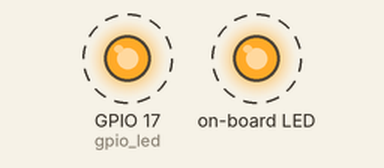
Recording of a program running on a simulated Raspberry Pi (BCM pin numbers). On the bench: output pins drawn as LEDs (lit = HIGH). Dashed ring = blinking. The clock reads 2024-03-15 10:24:30 at power-on unless the program sets it; what the program prints to the terminal is not drawn.

Above: at 0.2 s.
Timing chart, 0 to 3.0 s (numbered marks = the images above):
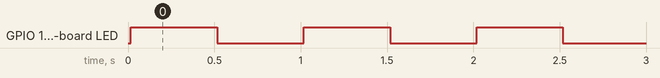

Measured:
- by itself, GPIO 17 (gpio_led), on-board LED: alternates HIGH for 0.50 s and LOW for 0.50 s

The program:

led_indicator.py
```python
#!/usr/bin/env python3
"""
══════════════════════════════════════════════════════════════════════════════
Contrôleur d'Indicateur Lumineux (LED) pour Raspberry Pi 5 (Alta-Box)
══════════════════════════════════════════════════════════════════════════════

Comportement lumineux officiel :
1. Démarrage / Recherche de connexion : Clignotement lent (1 Hz).
2. Connexion établie avec le serveur AWS (api.alterniamali.com) :
   Lumière stable / pulsation fixe confirmant la liaison Cloud active.
3. Interactions élèves (connexion au Wi-Fi, requêtes, questions posées, audio) :
   Clignotement ultra-rapide et ininterrompu ("sans cesse") pendant toute l'activité !

Supporte :
- La LED d'activité native du Raspberry Pi 5 (/sys/class/leds/ACT/ ou pwr_led)
- Une LED d'état externe optionnelle connectée sur GPIO (par défaut GPIO 17)
"""

import os
import sys
import time
import threading
from pathlib import Path

# Chemins système LED sur Raspberry Pi OS Bookworm
ACT_LED_PATH = Path("/sys/class/leds/ACT")
PWR_LED_PATH = Path("/sys/class/leds/PWR")

# Fichier drapeau indiquant une interaction élève en cours
ACTIVITY_FLAG = Path("/tmp/alta_activity.flag")
SERVER_STATUS_FLAG = Path("/tmp/alta_server_connected.flag")

# Broche GPIO optionnelle pour LED externe (si branchée)
EXTERNAL_LED_PIN = 17
gpio_available = False
gpio_led = None

try:
    import gpiod  # type: ignore
    # Utilisation de libgpiod (standard officiel Pi 5 sous Bookworm)
    chip = gpiod.Chip('gpiochip4')
    gpio_led = chip.get_line(EXTERNAL_LED_PIN)
    gpio_led.request(consumer="alta-led", type=gpiod.LINE_REQ_DIR_OUT)
    gpio_available = True
except Exception:
    try:
        from gpiozero import LED  # type: ignore
        gpio_led = LED(EXTERNAL_LED_PIN)
        gpio_available = True
    except Exception:
        gpio_available = False


class LedController:
    def __init__(self):
        self.state = "BOOTING"  # "BOOTING", "CONNECTED", "INTERACTING"
        self.running = True
        self.last_interaction_time = 0
        self._setup_system_led()

    def _setup_system_led(self):
        """Prend le contrôle manuel de la LED ACT du Pi."""
        if ACT_LED_PATH.exists():
            try:
                trigger_file = ACT_LED_PATH / "trigger"
                if trigger_file.exists():
                    os.system("echo none > /sys/class/leds/ACT/trigger 2>/dev/null || true")
            except Exception:
                pass

    def _set_led(self, state: bool):
        """Allume (True) ou éteint (False) la LED native et externe."""
        val = "1" if state else "0"

        # 1. LED native Pi 5
        brightness_file = ACT_LED_PATH / "brightness"
        if brightness_file.exists():
            try:
                brightness_file.write_text(val)
            except Exception:
                pass

        # 2. LED externe GPIO (si câblée)
        if gpio_available and gpio_led:
            try:
                if hasattr(gpio_led, 'set_value'):
                    gpio_led.set_value(1 if state else 0)
                elif hasattr(gpio_led, 'on') and hasattr(gpio_led, 'off'):
                    gpio_led.on() if state else gpio_led.off()
            except Exception:
                pass

    def check_flags(self):
        """Vérifie si une interaction ou une connexion serveur est active."""
        now = time.time()

        # Si le fichier d'activité a été touché dans les 2 dernières secondes
        if ACTIVITY_FLAG.exists():
            try:
                mtime = ACTIVITY_FLAG.stat().st_mtime
                if now - mtime < 2.5:
                    self.state = "INTERACTING"
                    return
            except Exception:
                pass

        # Si le serveur AWS répond
        if SERVER_STATUS_FLAG.exists():
            try:
                mtime = SERVER_STATUS_FLAG.stat().st_mtime
                if now - mtime < 45.0:  # Heartbeat toutes les 30s
                    self.state = "CONNECTED"
                    return
            except Exception:
                pass

        self.state = "BOOTING"

    def run(self):
        """Boucle principale du contrôleur LED."""
        print("💡 [Alta-LED] Contrôleur d'indicateur lumineux actif sur Raspberry Pi 5.")

        while self.running:
            self.check_flags()

            if self.state == "INTERACTING":
                # Clignotement ultra-rapide et ininterrompu (20 Hz)
                for _ in range(5):
                    self._set_led(True)
                    time.sleep(0.04)
                    self._set_led(False)
                    time.sleep(0.04)

            elif self.state == "CONNECTED":
                # Connexion AWS OK : LED allumée fixe avec un battement de coeur doux
                self._set_led(True)
                time.sleep(0.8)
                self._set_led(False)
                time.sleep(0.08)
                self._set_led(True)
                time.sleep(0.08)
                self._set_led(False)
                time.sleep(0.08)

            else:
                # Démarrage ou pas encore connecté : Clignotement lent régulier (1 Hz)
                self._set_led(True)
                time.sleep(0.5)
                self._set_led(False)
                time.sleep(0.5)

    def stop(self):
        self.running = False
        self._set_led(False)


if __name__ == "__main__":
    controller = LedController()
    try:
        controller.run()
    except KeyboardInterrupt:
        controller.stop()
        print("\nArrêt du contrôleur LED.")
```
